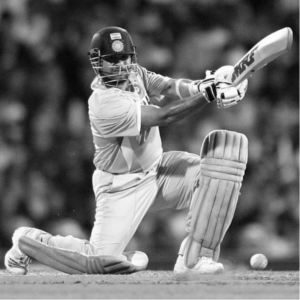
#> input picture Experiment No 1/base.png, 300 x 300 px; the run also reads 1 picture not shown here
$ jupyter execute 'Experiment No 1.ipynb'
#> lines starting #> are read from the running program, lines starting #| are printed output that depends on the picture
<div style="text-align: center;">
    <h3>Experiment No. 01</h3>
</div>

<div style="border: 1px solid #ccc; padding: 8px; background-color: #f0f0f0; text-align: center;">
    <strong>AIM</strong>
</div>

**To perform and analyze basic image arithmetic operations (addition, subtraction, difference, multiplication, division) on digital images**

<div style="border: 1px solid #ccc; padding: 8px; background-color: #f0f0f0; text-align: center;">
    <strong>Theory/Procedure/Algorithm</strong>
</div>

Image arithmetic operations involve basic mathematical manipulations applied to digital images to enhance or analyze their content. These operations are fundamental in image processing and have various applications

[cell 1]
import numpy as np
import cv2
import matplotlib.pyplot as plt

[cell 2]
base = cv2.imread('base.png')
#> base is the input picture: shape (300, 300, 3); min 6, max 253, mean 112.4
dull = cv2.imread('dull.png')


if base.shape != dull.shape:
    print("Resizing the images to the same size...")
    dull = cv2.resize(dull, (base.shape[1], dull.shape[0]))

fig, axes = plt.subplots(1, 2, figsize=(10, 5))
axes[0].imshow(base)
axes[0].set_title("Base Image")
axes[0].axis('off')

axes[1].imshow(dull)
axes[1].set_title("Dull Image")
axes[1].axis('off')

plt.show()
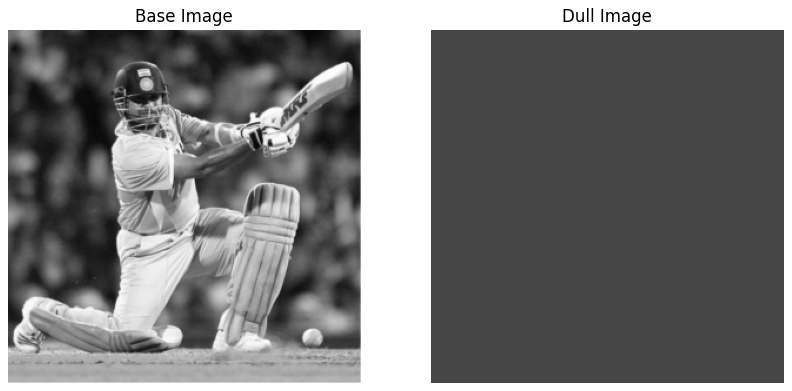
#> figure drawn by matplotlib, 2 panels


print("Base shape:", base.shape)
#| Base shape: (300, 300, 3)
print("Dull shape:", dull.shape)
#| Dull shape: (300, 300, 3)

1. **Addition**: This operation combines pixel values from two images, effectively brightening the result. For each pixel, the values are summed, potentially increasing contrast. Care must be taken to handle overflow, where pixel values exceed the maximum allowed intensity.

[cell 3]
add_image = cv2.add(base, dull)
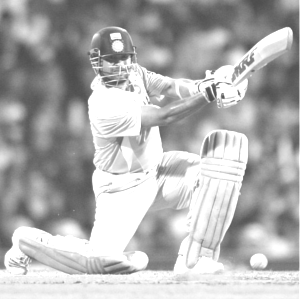
#> add_image: shape (300, 300, 3); min 76, max 255, mean 177.4

plt.imshow(add_image)
plt.axis('off')
plt.show()

2. **Subtraction**: Subtraction computes the difference between corresponding pixel values of two images. This operation is useful for highlighting changes or differences, such as in background subtraction or anomaly detection. Handling negative values is crucial, as they may need to be clipped or normalized.

[cell 4]
subtract_image = cv2.subtract(base, dull)
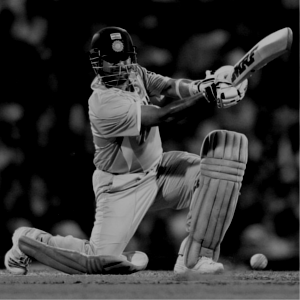
#> subtract_image: shape (300, 300, 3); min 0, max 183, mean 51.1

plt.imshow(subtract_image)
plt.axis('off')
plt.show()

3. **Absolute Difference**: The absolute difference operation calculates the absolute value of the pixel-wise differences between two images. This method helps in detecting variations and discrepancies without introducing negative values, making it useful for comparative analysis.

[cell 5]
absolute_difference_image = cv2.absdiff(base, dull)
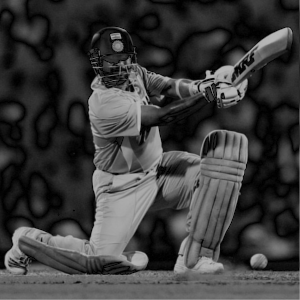
#> absolute_difference_image: shape (300, 300, 3); min 0, max 183, mean 59.8

plt.imshow(absolute_difference_image)
plt.axis('off')
plt.show()

4. **Multiplication**: Multiplying an image by a scalar or another image scales the pixel values, adjusting brightness and contrast. This operation can enhance features or apply filters. Extreme multipliers may cause pixel saturation, which can lead to loss of detail or distortion.

[cell 6]
multiply_image = cv2.multiply(base, dull)
#> multiply_image: shape (300, 300, 3); every value is 255

plt.imshow(multiply_image)
plt.axis('on')
plt.show()

5. **Division**: This operation divides the pixel values of one image by those of another, or by a scalar, to normalize or adjust contrast. It is essential to avoid division by zero, which can create artifacts or undefined values.

[cell 7]
divide_image = cv2.divide(base, dull)
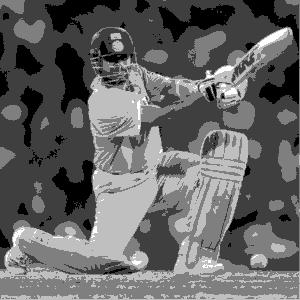
#> divide_image: shape (300, 300, 3); min 0, max 4, mean 1.59; drawn with min black and max white

plt.imshow(divide_image)
plt.axis('off')
plt.show()
